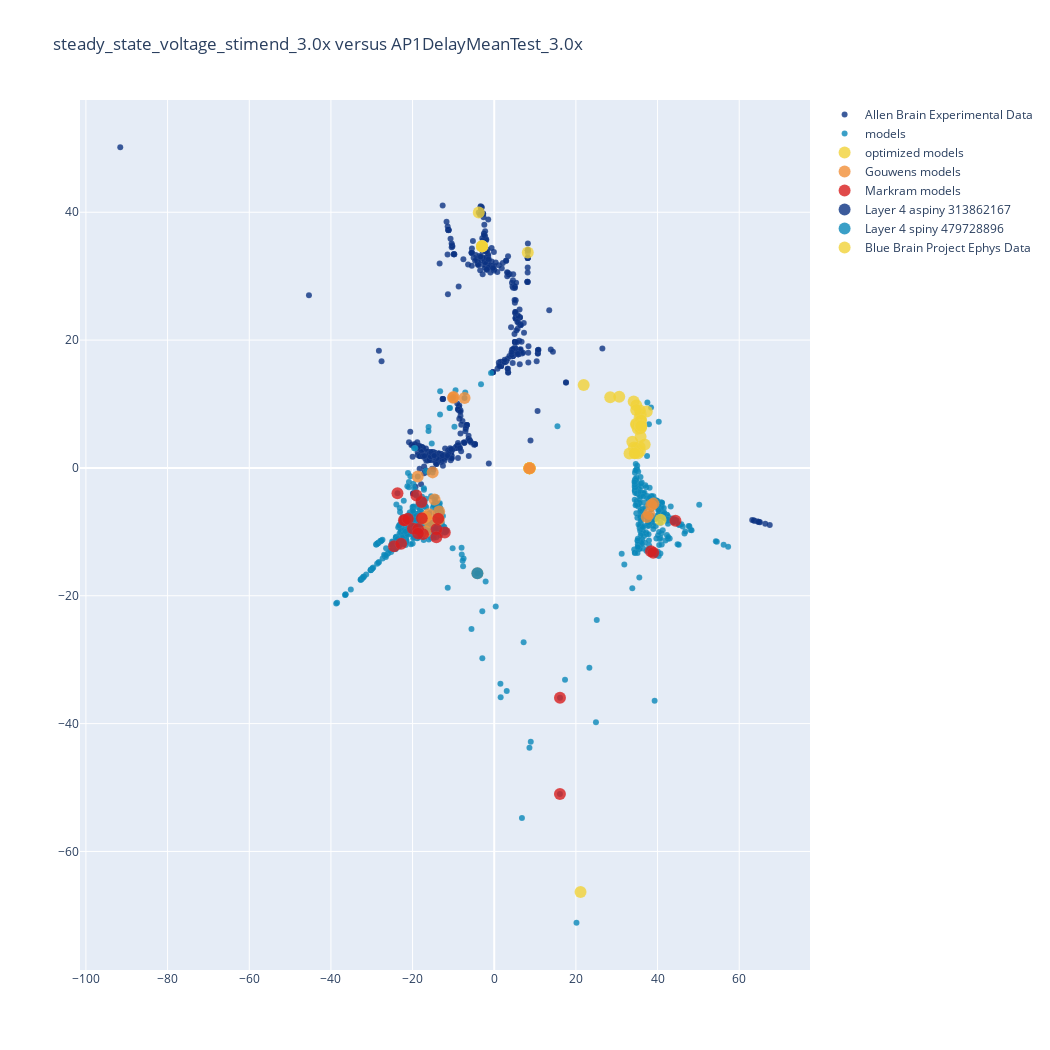

The code cell stored with this chart in its notebook:
### Code cell
data = []
trace0=(iso[0,experiment_idx_labels],iso[1,experiment_idx_labels],'Allen Brain Experimental Data',experiment_idx)
trace1=(iso[0,model_index_labels],iso[1,model_index_labels],'models',model_idx)
trace2=(iso[0,new_model_labels],iso[1,new_model_labels],'optimized models',new_models_idx)
trace3=(iso[0,gouwens_idx_labels],iso[1,gouwens_idx_labels],'Gouwens models',gouwens_idx)
trace4=(iso[0,markram_idx_labels],iso[1,markram_idx_labels],'Markram models',markram_idx)

trace5=([iso[0,experiment_idx_labels][42]],[iso[1,experiment_idx_labels]],'Layer 4 aspiny 313862167',experiment_idx_labels)
trace6=([iso[0,gouwens_idx_labels][-7]],[iso[1,gouwens_idx_labels][-7]],'Layer 4 spiny 479728896',gouwens_idx_labels)
#plt.scatter(iso[0,regular_iz_idx_labels],iso[1,regular_iz_idx_labels],c='black',cmap='rainbow',label='Gouwens models')
#trace7=([iso[0,regular_iz_idx_labels]],[iso[1,regular_iz_idx_labels]],'regular_iz_idx_labels',regular_iz_idx_labels)
#trace7=([iso[0,bbp]],[iso[1,bbp]],'BBP',df[bbpindex].index.values)
trace7=(iso[0,bbp],iso[1,bbp],'Blue Brain Project Ephys Data',df[bbpindex].index.values)
trace8=(iso[0,traub_idx_labels],iso[1,traub_idx_labels],'Traub',traub_idx_labels)

#plt.scatter(iso[0,bbp_labels],iso[1,bbp_labels],s=10, c='purple',cmap='rainbow',label='BBP')

traces = [trace0,trace1,trace2,trace3,trace4,trace5,trace6,trace7]#,trace8]
cnt=0
theme = px.colors.diverging.Portland

for i,ttt in enumerate(traces):
    if cnt==len(theme):
        cnt=0
    if i>1:
        size = 12
    else:
        size = 6
        #if type(ttt[3]) is not type(str()):
        
  
    trace = dict(
        type='scatter',
        text = df[df.index.isin(ttt[3])].index,
        x=ttt[0],
        y=ttt[1],
        mode='markers',
        name=ttt[2],
        marker=dict(
            color=theme[cnt],
            size=size,
            line=dict(
                color='rgba(217, 217, 217, 0.14)',
                width=0.5),
            opacity=0.8)
    )
    data.append(trace)
    cnt+=1



fig = go.Figure(
    data=data,
    layout_title_text="steady_state_voltage_stimend_3.0x versus AP1DelayMeanTest_3.0x"
)#,

fig.update_layout(
    autosize=False,
    width=1050,
    height=1050
)

#fig.write_image("images/PCA.png")

#py.plot(fig, filename='dimension_reduced_PCA.html') 
#py.plot(fig)#, filename='dimension_reduced_PCA.html') 
#pio.plot(fig)
#pio.show()
#fig.show()
#import plotly.io as pio
#pio.renderers.default = "browser"
pio.show(fig)

### Figure 1 — Plotly figure (JSON) as saved in the notebook; plotly's stock layout.template omitted (floating-point values rounded to 4 significant figures; data arrays with more than 128 entries replaced by an {"elided": "..."} marker saying what was removed)
{"data": [{"marker": {"color": "rgb(12,51,131)", "line": {"color": "rgba(217, 217, 217, 0.14)", "width": 0.5}, "opacity": 0.8, "size": 6}, "mode": "markers", "name": "Allen Brain Experimental Data", "text": {"elided": "581 int values"}, "type": "scatter", "x": {"elided": "581 float values"}, "y": {"elided": "581 float values"}}, {"marker": {"color": "rgb(10,136,186)", "line": {"color": "rgba(217, 217, 217, 0.14)", "width": 0.5}, "opacity": 0.8, "size": 6}, "mode": "markers", "name": "models", "text": {"elided": "968 str values"}, "type": "scatter", "x": {"elided": "968 float values"}, "y": {"elided": "968 float values"}}, {"marker": {"color": "rgb(242,211,56)", "line": {"color": "rgba(217, 217, 217, 0.14)", "width": 0.5}, "opacity": 0.8, "size": 12}, "mode": "markers", "name": "optimized models", "text": [313861539, 313861677, 313862167, 313862167, 313862167, 313862167, 313862167, 313862167, 313862167, 313862167, 313862167, 313862167, 313862167, 313862167, 313862167, 313862167, 313862167, 313862167], "type": "scatter", "x": [-3.789, 8.221, -2.982, -2.981, 8.641, 8.641, -2.982, -2.981, 8.641, 8.641, 8.637, 8.637, 8.634, 8.634, 8.637, 8.637, 8.634, 8.634], "y": [39.96, 33.72, 34.68, 34.68, -0.06512, -0.06512, 34.68, 34.68, -0.06512, -0.06512, -0.06504, -0.06504, -0.06498, -0.06498, -0.06504, -0.06504, -0.06498, -0.06498]}, {"marker": {"color": "rgb(242,143,56)", "line": {"color": "rgba(217, 217, 217, 0.14)", "width": 0.5}, "opacity": 0.8, "size": 12}, "mode": "markers", "name": "Gouwens models", "text": ["NMLCL001432", "NMLCL001435", "NMLCL001440", "NMLCL001443", "NMLCL001448", "NMLCL001455", "NMLCL001459", "NMLCL001467", "NMLCL001470", "NMLCL001476", "NMLCL001484", "NMLCL001498", "NMLCL001501", "NMLCL001508", "NMLCL001513", "NMLCL001516", "NMLCL001522", "NMLCL001532", "NMLCL001537", "NMLCL001540"], "type": "scatter", "x": [-9.976, -13.49, 38.46, -14.61, 37.92, 8.634, -7.271, 37.37, -15.08, -16.74, -16.74, -18.74, -15.89, -4.126, -10.09, -13.58, 38.98, -17.33, -16.01, 8.634], "y": [11.09, -6.808, -5.837, -4.948, -7.155, -0.06498, 10.95, -7.693, -0.6967, -7.674, -9.935, -1.352, -8.435, -16.47, 10.96, -8.088, -5.584, -7.905, -7.239, -0.06499]}, {"marker": {"color": "rgb(217,30,30)", "line": {"color": "rgba(217, 217, 217, 0.14)", "width": 0.5}, "opacity": 0.8, "size": 12}, "mode": "markers", "name": "Markram models", "text": ["NMLCL000091", "NMLCL000123", "NMLCL000187", "NMLCL000219", "NMLCL000283", "NMLCL000293", "NMLCL000325", "NMLCL000389", "NMLCL000559", "NMLCL000623", "NMLCL000655", "NMLCL000719", "NMLCL000729", "NMLCL000761", "NMLCL000793", "NMLCL000857", "NMLCL000889", "NMLCL000963", "NMLCL000995", "NMLCL001059", "NMLCL001091", "NMLCL001124"], "type": "scatter", "x": [-24.55, 16.1, -13.71, 16.09, -21.84, 44.39, -22.11, -21.14, -17.44, -22.81, -12.11, -17.81, -19.06, -19.93, 38.38, -23.7, 38.95, -14.15, -18.65, -17.73, -18.65, -14.17], "y": [-12.27, -35.96, -7.932, -51.02, -8.195, -8.274, -8.187, -7.968, -10.36, -11.86, -10.09, -5.332, -4.324, -9.48, -13.04, -3.964, -13.27, -9.576, -9.569, -7.863, -10.25, -10.84]}, {"marker": {"color": "rgb(12,51,131)", "line": {"color": "rgba(217, 217, 217, 0.14)", "width": 0.5}, "opacity": 0.8, "size": 12}, "mode": "markers", "name": "Layer 4 aspiny 313862167", "text": [], "type": "scatter", "x": [-1.672], "y": {"elided": "1x581 float values"}}, {"marker": {"color": "rgb(10,136,186)", "line": {"color": "rgba(217, 217, 217, 0.14)", "width": 0.5}, "opacity": 0.8, "size": 12}, "mode": "markers", "name": "Layer 4 spiny 479728896", "text": [], "type": "scatter", "x": [-4.126], "y": [-16.47]}, {"marker": {"color": "rgb(242,211,56)", "line": {"color": "rgba(217, 217, 217, 0.14)", "width": 0.5}, "opacity": 0.8, "size": 12}, "mode": "markers", "name": "Blue Brain Project Ephys Data", "text": ["B77", "B76", "B82", "B15", "B28", "A86", "B9", "A13", "A53", "B95", "B24", "B90", "B78", "A87", "A88", "A100", "B4", "A77", "A22", "B19", "B93", "A84", "B94", "B50", "B22", "A15", "B39", "A66", "B23", "B18", "A85", "A51", "B47", "A89", "A90", "A91", "B8", "A82", "B27", "A80"], "type": "scatter", "x": [34.76, 35.97, 35.87, 34.21, 35.15, 33.13, 35.98, 30.62, 35.68, 35.64, 35.85, 34.85, 35.63, 21.14, 21.91, 34.48, 34.77, 37.37, 35.81, 35.21, 35.86, 34.15, 35.69, 35.36, 35.82, 35.79, 34.78, 35.82, 35.92, 34.79, 34.39, 35.75, 33.82, 40.72, 28.41, 35.89, 35.85, 34.77, 36.85, 35.99], "y": [6.766, 6.338, 8.344, 3.193, 6.121, 2.247, 6.57, 11.14, 2.655, 7.916, 4.866, 3.091, 3.267, -66.35, 12.97, 2.318, 6.929, 8.819, 6.301, 2.305, 7.576, 10.39, 8.971, 6.852, 6.905, 6.322, 3.024, 6.413, 7.509, 9.813, 2.282, 6.181, 4.108, -8.123, 11.04, 7.467, 6.681, 9.066, 3.662, 6.521]}], "layout": {"autosize": false, "height": 1050, "title": {"text": "steady_state_voltage_stimend_3.0x versus AP1DelayMeanTest_3.0x"}, "width": 1050}}
